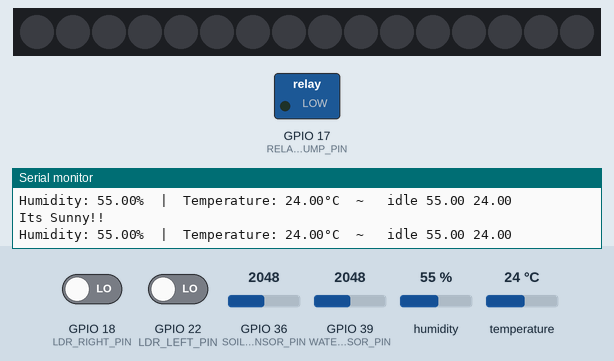
Simulated run of this sketch. Board: ESP32. On the bench: 16 RGB LEDs in strip order, left to right, switched loads named in the sketch (green lamp = pin HIGH), the last lines printed to the serial monitor. The inputs (shaded band) are chosen by the test bench; at power-on: GPIO 36 (SOIL_MOISTURE_SENSOR_PIN) = 2048, GPIO 39 (WATER_LEVEL_SENSOR_PIN) = 2048, GPIO 18 (LDR_RIGHT_PIN) LOW, GPIO 22 (LDR_LEFT_PIN) LOW, humidity 55 %, temperature 24 °C. Nothing arrives over Bluetooth unless stated; a phone connects over Bluetooth LE 3 s after start.

Above: at 4.8 s.
4.9 s: GPIO 36 (SOIL_MOISTURE_SENSOR_PIN) set to 2866
12.0 s: GPIO 39 (WATER_LEVEL_SENSOR_PIN) set to 1236
At 14.2 s:
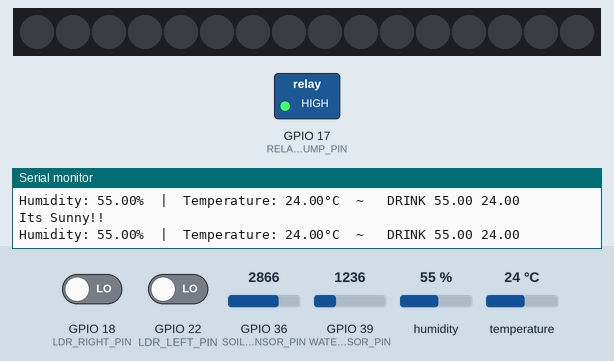
14.5 s: GPIO 39 (WATER_LEVEL_SENSOR_PIN) set to 1150
17.5 s: GPIO 39 (WATER_LEVEL_SENSOR_PIN) set to 1228
19.1 s: GPIO 39 (WATER_LEVEL_SENSOR_PIN) set to 1160
At 23.8 s:
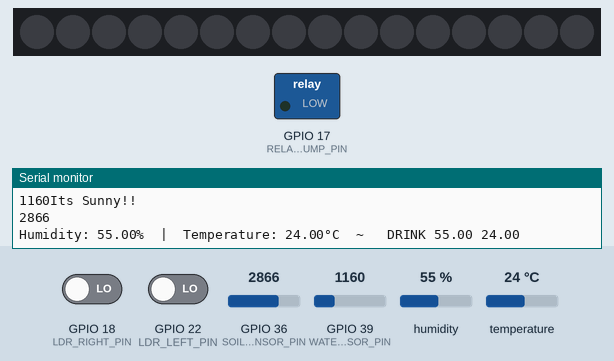
24.5 s: GPIO 18 (LDR_RIGHT_PIN) driven HIGH and GPIO 22 (LDR_LEFT_PIN) driven HIGH
At 25.8 s:
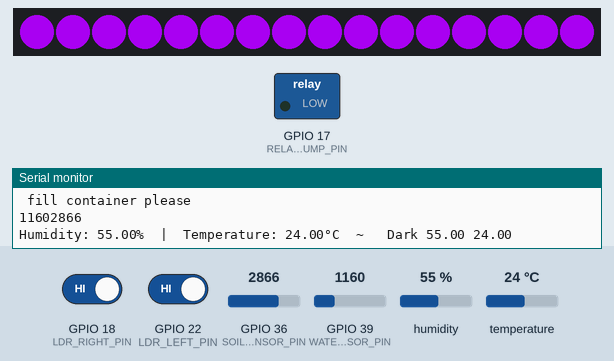
Timing chart, 0 to 27.5 s (numbered marks = the images above; inputs shaded):
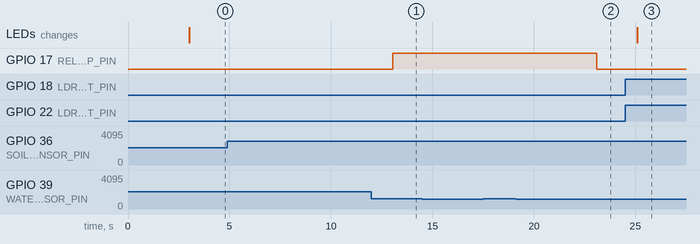

The sketch:

ZaytoonESPCode.ino
```cpp
#include <BLEDevice.h>
#include <BLEServer.h>
#include <BLEUtils.h>
#include <BLE2902.h>
#include <DHT.h>
#include <FastLED.h>

FASTLED_USING_NAMESPACE

// =========================================
// BLUETOOTH BLE CODE START
// =========================================

BLEServer* pServer = NULL;
BLECharacteristic* pCharacteristic = NULL;
bool deviceConnected = false;
bool oldDeviceConnected = false;
uint32_t value = 0;
int aleatorio;
String alea = "2";
// See the following for generating UUIDs:
// https://www.uuidgenerator.net/

#define SERVICE_UUID        "4fafc201-1fb5-459e-8fcc-c5c9c331914b"
#define CHARACTERISTIC_UUID "beb5483e-36e1-4688-b7f5-ea07361b26a8"

// =========================================
// BLUETOOTH BLE CODE END
// =========================================


//===================
// MULTI TASKING CODE
//===================
TaskHandle_t myTask;
bool pump_startTask = false;
bool led_startTask = false;
int ledTimer = 0;

// Define sensor pins
#define LDR_RIGHT_PIN 18 // Replace with the appropriate GPIO number for A1
#define LDR_LEFT_PIN 22 // Replace with the appropriate GPIO number for A0
#define WATER_LEVEL_SENSOR_PIN 39
#define SOIL_MOISTURE_SENSOR_PIN 36
#define RELAY_PUMP_PIN 17
#define DHT_SENSOR_PIN  21 // ESP32 pin GPIO21 connected to DHT22 sensor
#define DHT_SENSOR_TYPE DHT22

DHT dht_sensor(DHT_SENSOR_PIN, DHT_SENSOR_TYPE);

// LED
#define DATA_PIN    23
//#define CLK_PIN   4
#define LED_TYPE    WS2812
#define COLOR_ORDER GRB
#define NUM_LEDS    16
CRGB leds[NUM_LEDS];
// Define threshold values
int LIGHT_THRESHOLD = 1;  // Adjust as needed
int MOISTURE_THRESHOLD = 500;  // Adjust as needed
int COLD_THRESHOLD = 20;  // Adjust as needed
int HOT_THRESHOLD = 30;  // Adjust as needed

String BloData = "";


bool isDrinking = false;
bool isDark = false;
bool isTankEmpty = false;
bool isHot = false;
bool isCold = false;

class MyServerCallbacks: public BLEServerCallbacks {
    void onConnect(BLEServer* pServer) {
      deviceConnected = true;
    };

    void onDisconnect(BLEServer* pServer) {
      deviceConnected = false;
    }
};


void checkLight() {
    int ldrLeftValue = digitalRead(LDR_LEFT_PIN);
    int ldrRightValue = digitalRead(LDR_RIGHT_PIN);

    if (ldrLeftValue == HIGH && ldrRightValue == HIGH) {
        isDark = true;
        // Both LDRs don't have light, activate LED for 15 min every 1 hours
        LightON();
    } else {
        // At least one LDR is detecting light, do nothing
        isDark = false;
        Serial.println("Its Sunny!!");
        LightOFF();
    }
}

void checkWaterLevel() {
    int waterLevelValue = analogRead(WATER_LEVEL_SENSOR_PIN);


    if (waterLevelValue < 1200) {
        // Water level is low, send message to clients
        isTankEmpty = true;
        Serial.println("\n fill container please");
        Serial.print(waterLevelValue);
    } else {
      isTankEmpty = false;
    }
}

int PumpTimerValue = 10; //seconds
int PumpTimerCurrent = PumpTimerValue; //seconds

void checkSoilMoisture() {
    if(PumpTimerCurrent == 0) {
      digitalWrite(RELAY_PUMP_PIN, LOW);
      int soilMoistureValue = analogRead(SOIL_MOISTURE_SENSOR_PIN);
              Serial.println(soilMoistureValue);


      if(!isTankEmpty){
        if (soilMoistureValue > 2600 && soilMoistureValue < 4000) {
            // Soil moisture is low, activate water pump
            PumpTimerCurrent = PumpTimerValue;
            digitalWrite(RELAY_PUMP_PIN, HIGH); //😂 خلي النبات يشرب
            Serial.println("starting water pump...");
            isDrinking = true;
            // Send message to clients
        } else {
              digitalWrite(RELAY_PUMP_PIN, LOW);
              isDrinking = false;
        }
      }

    }
}

float humi;
float temperature;

void checkTemperature() {
    // Assuming you have the DHT library properly included
     humi  = dht_sensor.readHumidity();
     temperature = dht_sensor.readTemperature();
    Serial.print("Humidity: ");
    Serial.print(humi);
    Serial.print("%");

    Serial.print("  |  ");

    Serial.print("Temperature: ");
    Serial.print(temperature);
    Serial.print("°C  ~  ");

    isCold = false;
    isHot = false;

    if (temperature < COLD_THRESHOLD) {
        // Temperature is below 20°C, send message to clients

        isCold = true;
    } else if (temperature > HOT_THRESHOLD) {
        // Temperature is above 30°C, send message to clients
        isHot = true;
    }

}

void LightON() {
  fill_solid(leds, NUM_LEDS, CRGB::DarkViolet);
  FastLED.show();
}

void LightOFF() {
  fill_solid(leds, NUM_LEDS, CRGB::Black);
  FastLED.show();
}


void setup() {
  Serial.begin(115200);

  // Create the BLE Device
  BLEDevice::init("ZaytoonPOT");

  // Create the BLE Server
  pServer = BLEDevice::createServer();
  pServer->setCallbacks(new MyServerCallbacks());

  // Create the BLE Service
  BLEService *pService = pServer->createService(SERVICE_UUID);

  // Create a BLE Characteristic
  pCharacteristic = pService->createCharacteristic(
                      CHARACTERISTIC_UUID,
                      BLECharacteristic::PROPERTY_READ   |
                      BLECharacteristic::PROPERTY_WRITE  |
                      BLECharacteristic::PROPERTY_NOTIFY |
                      BLECharacteristic::PROPERTY_INDICATE
                    );

  // https://www.bluetooth.com/specifications/gatt/viewer?
  // attributeXmlFile=org.bluetooth.descriptor.gatt.client_characteristic_configuration.xml
  // Create a BLE Descriptor
  pCharacteristic->addDescriptor(new BLE2902());

  // Start the service
  pService->start();

  // Start advertising
  BLEAdvertising *pAdvertising = BLEDevice::getAdvertising();
  pAdvertising->addServiceUUID(SERVICE_UUID);
  pAdvertising->setScanResponse(false);
  pAdvertising->setMinPreferred(0x0);  // set value to 0x00 to not advertise this parameter
  BLEDevice::startAdvertising();
  Serial.println("Waiting a client connection to notify...");

      // Initialize other sensors and pins
    pinMode(LDR_LEFT_PIN, INPUT);
    pinMode(LDR_RIGHT_PIN, INPUT);
    pinMode(WATER_LEVEL_SENSOR_PIN, INPUT);
    pinMode(SOIL_MOISTURE_SENSOR_PIN, INPUT);
    pinMode(DHT_SENSOR_PIN, INPUT);
    pinMode(RELAY_PUMP_PIN, OUTPUT);
    FastLED.addLeds<LED_TYPE,DATA_PIN,COLOR_ORDER>(leds, NUM_LEDS).setCorrection(TypicalLEDStrip);
    dht_sensor.begin();
    // Create a new task for checking sensors on Core 1
    xTaskCreatePinnedToCore(
      myTaskFunction,
      "MyTask",
      10000,  /* Stack size in words */
      NULL,  /* Task input parameter */
      0,  /* Priority of the task */
      &myTask,  /* Task handle. */
      0); /* Core where the task should run */
}


void loop() {
    // notify changed value
    if (deviceConnected) {
       // pCharacteristic->setValue((uint8_t*)&value, 4);

        checkWaterLevel();
        checkLight();
        checkSoilMoisture();
        checkTemperature();
        if(PumpTimerCurrent > 0) {
          PumpTimerCurrent -= 1;
        }

        if(isDark)
          BloData = "Dark";
        else if(isDrinking)
          BloData = "DRINK";
        else if(isTankEmpty)
          BloData = "NWIT";
        else if(isCold)
          BloData = "COLD";
        else if(isHot)
          BloData = "HOT";
        else
         BloData = "idle";

        BloData = " " + BloData + " " + humi + " " + temperature + " ";

        Serial.println(BloData);
        pCharacteristic->setValue(BloData.c_str()); //set "Dark" to BLE server
        pCharacteristic->notify(); //send to phone app
        delay(1000);
    }
    // disconnecting
    if (!deviceConnected && oldDeviceConnected) {
        delay(500); // give the bluetooth stack the chance to get things ready
        pServer->startAdvertising(); // restart advertising
        Serial.println("start advertising");
        digitalWrite(RELAY_PUMP_PIN, LOW);
        LightOFF();
        oldDeviceConnected = deviceConnected;
    }
    // connecting
    if (deviceConnected && !oldDeviceConnected) {
        // do stuff here on connecting
        oldDeviceConnected = deviceConnected;
    }
}


void myTaskFunction(void *pvParameters) {
  while (1) {
    //disable the function when the setup start
    if (!pump_startTask && !led_startTask){
      vTaskSuspend(myTask);
    }

    if(pump_startTask){
      //end the pump use after 10 seconds
      if (xTaskGetTickCount() >= pdMS_TO_TICKS(10000)){
        digitalWrite(RELAY_PUMP_PIN, LOW); //disable the relay water pump
        pump_startTask = false; //change boolen so checking can start again
      }

      // Your task code goes here
      digitalWrite(RELAY_PUMP_PIN, HIGH); //😂 خلي النبات يشرب
    }

    if(led_startTask) {
      //end the led after 15 min
      if (xTaskGetTickCount() >= pdMS_TO_TICKS(900000)){
        ledTimer = 216000; //reset 1 hour timer before led light again
        LightOFF();
        led_startTask = false; //change boolen so checking can start again
      }

      // Your task code goes here
      LightON(); //🫠 خلي النبات يتشمس
    }

    delay(1000);
  }

    // Cleanup and delete the task when it's done
  vTaskDelete(myTask);
}
```

Measured:
- after the input at 19.1 s, GPIO 17 (RELAY_PUMP_PIN): HIGH → LOW after 4.0 s
- after the input at 24.5 s, the LEDs: change after 0.61 s (image 3)
